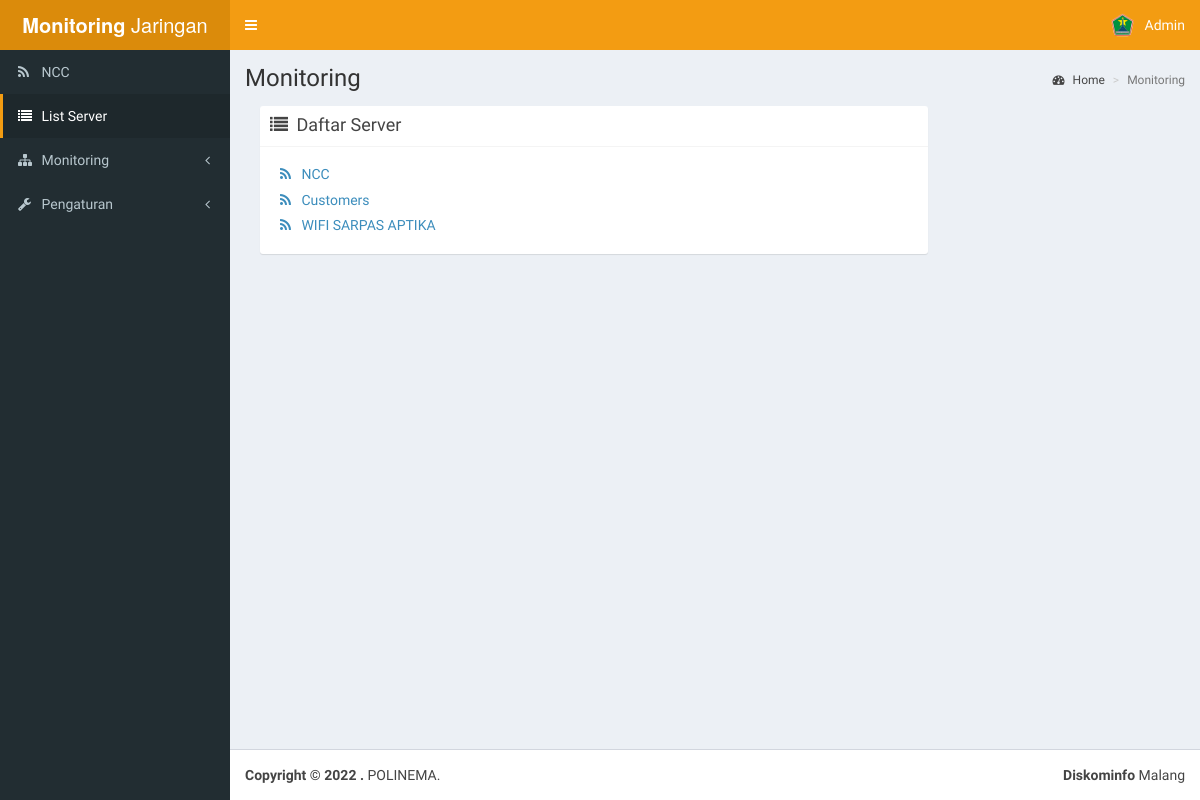
The app's page /stasiun (signed in) with its own data.
### tables this page shows
CREATE TABLE `user` (
  `id_user` int(10) NOT NULL,
  `email_user` varchar(255) NOT NULL,
  `pwd_user` varchar(255) NOT NULL,
  `name_user` varchar(255) NOT NULL
);

CREATE TABLE `blok` (
  `id_blok` int(50) NOT NULL,
  `name_blok` varchar(255) NOT NULL,
  `telp_blok` varchar(100) NOT NULL,
  `add_blok` longtext NOT NULL,
  `sum_client` int(100) NOT NULL,
  `pusat_client` varchar(100) NOT NULL
);

### view/stasiun.php (the view, shortened to what this page needs)
<?php
  if (isset($_GET['id'])) {
      $id_st = mysqli_real_escape_string($conn, $_GET['id']);
      $sql = "SELECT*FROM blok WHERE id_blok='$id_st'";
      $query = $conn->query($sql);
      if ($get = $query->fetch_assoc()) {
          extract($get);
      }
?>
<ul class="nav nav-tabs">
  <li class="active"><a href="#tab-monitoring" data-toggle="tab" aria-expanded="false">Monitoring</a></li>
  <li class=""><a href="#stasiun-info" data-toggle="tab" aria-expanded="true">Info Server</a></li>
  <li class=""><a href="#stasiun-sett" data-toggle="tab" aria-expanded="false">Setting</a></li>
</ul>
<div class="tab-content">
  <div class="tab-pane active" id="tab-monitoring">
    <img src="./lib/img/LoaderIcon.gif" id="loaderIcon" style="display:none" />
    <div id="monitoring"></div>
  </div>
  <div class="tab-pane" id="stasiun-info">
       <?php
            $sql_rq = "SELECT*FROM client WHERE id_blok='$id_blok'";
            $query_rq = $conn->query($sql_rq);
            $total_pc = $query_rq->num_rows;
          ?>
    <div class="panel-body">
        <ul>
            <li>Nama Server : <strong><?php echo $name_blok; ?></strong></li>
            <li>Alamat : <strong><?php echo $add_blok; ?></strong></li>
            <li>Telp : <strong>+<?php echo $telp_blok; ?></strong></li>
            <li>Jumlah PC : <strong><?php echo $total_pc; ?> PC</strong></li>
        </ul>
    </div>
  </div>
  <div class="tab-pane" id="stasiun-sett">
     <button class='btn btn-primary btn-sm' data-toggle='modal' data-target='#editSt'>
        <i class='glyphicon glyphicon-pencil'></i> Edit
    </button>
    <button class='btn btn-danger btn-sm' data-toggle='modal' data-target='#delSt'>
    <i class='glyphicon glyphicon-trash'></i>
     Hapus
    </button>
    <button class='btn btn-success btn-sm' onclick="window.location.href='./asset/proses.php?make_pusat=<?php echo $id_blok; ?>'">
        <i class='glyphicon glyphicon-plus'></i>
         Jadikan Server Utama
    </button>
  </div>
</div>
<?php
include 'modal.php';
} else {
    $sql = "SELECT*FROM blok";
    $query = $conn->query($sql);
    echo '<div class="col-md-12">
              <div class="box box-solid">
                <div class="box-header with-border">
                  <i class="fa fa-list"></i>
                  <h3 class="box-title">Daftar Server</h3>
                </div>
                <div class="box-body">
                  <ul class="list-unstyled" style="margin-left:10px;">';
        while ($get = $query->fetch_assoc()) {
            extract($get);
            echo "<li><a href='./stasiun&id=$id_blok'><h5><i class='fa fa-rss'></i>&nbsp;&nbsp; $name_blok</h5></a></li>";
        }
    echo"</ul>
                </div>
              </div>
            </div>";
    }
?>

### view/layout/header.php (shortened to what this page needs)
<?php
$query_us = $conn->query("SELECT*FROM user WHERE id_user='$_SESSION[id]'");
$admin = $query_us->fetch_assoc();
$admin_name = $admin['name_user'];
 ?>
        <a href="home" class="logo">
          <span class="logo-lg"><b>Monitoring</b> Jaringan</span>
        </a>
        <nav class="navbar navbar-static-top" role="navigation">
          <a href="#" class="sidebar-toggle" data-toggle="offcanvas" role="button">
          </a>
          <div class="navbar-custom-menu">
            <ul class="nav navbar-nav">
              <li class="dropdown user user-menu">
                <a href="#" class="dropdown-toggle" data-toggle="dropdown">
                  <img src="asset/dist/img/mlgkucecwara.jpg" class="user-image" alt="User Image">
                  <span class="hidden-xs"><?php echo $admin_name; ?></span>
                </a>
              </li>
            </ul>
          </div>
        </nav>

### view/layout/sidebar.php (shortened to what this page needs)
<ul class="sidebar-menu">
<?php
    $d_blokx=$conn->query("SELECT (name_blok) FROM blok WHERE pusat_client='1'")->fetch_assoc();
    $nama_blok = $d_blokx['name_blok'];
    $link = array("home", "stasiun", "#", "#");
    $nama = array("$nama_blok", "List Server", "Monitoring", "Pengaturan");
    $icon = array("fa fa-rss", "fa fa-list","fa fa-sitemap", "fa fa-wrench");
    for ($i=0; $i <= count($link)-1 ; $i++) {
      if (strcmp($page, "$link[$i]")==0) {
            $status_l = " class='active'";
          } else {
            $status_l = "";
          }
      if ($nama[$i] === "Monitoring") {
        $right_icon = "<i class='fa fa-angle-left pull-right'></i>";
        $menu_d = "<ul class='treeview-menu'>";
      } elseif ($nama[$i] === "Pengaturan") {
        $right_icon = "<i class='fa fa-angle-left pull-right'></i>";
        $menu_d = "<ul class='treeview-menu'>
        <li>
            <a class='active' href='./add_stasiun'>Add Server</a>
        </li>
        <li>
            <a class='active' href='./add_client'>Add Client</a>
        </li>
        <li>
            <a class='active' href='./log'>Log Laporan </a>
        </li>
        <!-- <li>
            <a href='./asset/proses.php?logout'>Logout</a>
        </li> -->
        </ul>";
      } else {
        $right_icon = "";
        $menu_d = "";
      }
      echo "<li $status_l>
              <a href='$link[$i]'>
              <i class='$icon[$i]'></i> <span>$nama[$i]</span> $right_icon
              </a> $menu_d";
              if ($nama[$i]==="Monitoring") {
              echo "</ul>";
              }
      echo "
            </li>";
    }
 ?>
 </ul>

### records on screen
user: name_user "Admin"
blok: name_blok "NCC", name_blok "List Server", name_blok "Monitoring", name_blok "Pengaturan"
blok: name_blok "Customers"
blok: name_blok "WIFI SARPAS APTIKA"

### other values on screen
$judul "Monitoring"
